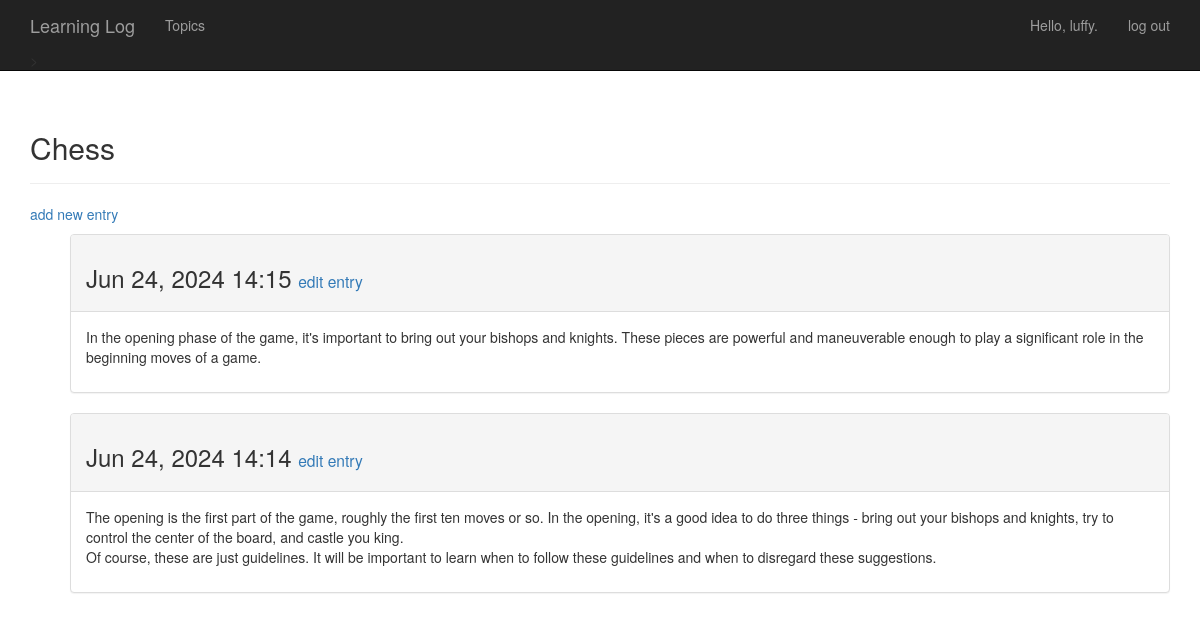
The page /topics/1/ (signed in) on the database its author committed.
### learning_logs/models.py (models this page shows, shortened)
class Topic(models.Model):
    text = models.CharField(max_length=200)
    date_added = models.DateTimeField(auto_now_add=True)
    owner = models.ForeignKey(User, on_delete=models.DO_NOTHING)
    def __str__(self):
        return self.text

class Entry(models.Model):
    topic = models.ForeignKey(Topic, on_delete=models.DO_NOTHING)
    text = models.TextField()
    date_added = models.DateTimeField(auto_now_add=True)
    class Meta:
        verbose_name_plural = 'entries'

### learning_logs/views.py (the view)
# urls.py: re_path(r'^topics/(?P<topic_id>\d+)/$', views.topic, name='topic'),
@login_required
def topic(request, topic_id):
    topic = Topic.objects.get(id=topic_id)
    if topic.owner != request.user:
        raise Http404
    entries = topic.entry_set.order_by('-date_added')
    context = {'topic': topic, 'entries': entries}
    return render(request, 'learning_logs/topic.html', context)

### learning_logs/templates/learning_logs/topic.html
{% extends 'learning_logs/base.html' %}
{% block header %}
    <h2>{{ topic }}</h2>
{% endblock header %}
{% block content %}
    <p>
        <a href="{% url 'learning_logs:new_entry' topic.id %}">add new entry</a>
    </p>
    <ul>
    {% for entry in entries %}
        <div class="panel panel-default">
            <div class="panel-heading">
                <h3>
                    {{ entry.date_added|date:'M d, Y H:i' }}
                    <small>
                        <a href="{% url 'learning_logs:edit_entry' entry.id %}">
                            edit entry
                        </a>
                    </small>
                </h3>
            </div>
            <div class="panel-body">
                {{ entry.text|linebreaks }}
            </div>
        </div>
    {% empty %}
            There are no entries for this topic yet.
    {% endfor %}
    </ul>
{% endblock content %}

### learning_logs/templates/learning_logs/base.html (shortened to what this page needs)
{% load bootstrap3 %}
<!DOCTYPE html>
<html lang="en">
<head>
    {% bootstrap_css %}
</head>
<body>
     <nav class="navbar navbar-default navbar-inverse navbar-static-top">
        <div class="container">
            <div class="navbar-header">
                <a class="navbar-brand" href="{% url 'learning_logs:index' %}">
                    Learning Log
                </a>
            </div>
            <div id="navbar" class="navbar-collapse collapse">
                <ul class="nav navbar-nav">
                    <li><a href="{% url 'learning_logs:topics' %}">Topics</a></li>
                </ul>
                <ul class="nav navbar-nav navbar-right">
                    {% if user.is_authenticated %}
                        <li><a>Hello, {{ user.username }}.</a></li>
                        <li><a href="{% url 'users:logout' %}">log out</a></li>
                    {% else %}
                        <li><a href="{% url 'users:register' %}">register</a></li>
                        <li><a href="{% url 'users:login' %}">log in</a></li>
                    {% endif %}
                </ul>
            </div> >
        </div>
     </nav>
     <div class="container">
        <div class="page-header">
            {% block header %}{% endblock header %}
        </div>
        <div>
            {% block content %}{% endblock content %}
        </div>
     </div>
</body>
</html>

### rows shown on the page
Topic: text "Chess"
Entry: date_added "Jun 24, 2024 14:15", text "In the opening phase of the game, it's important to bring out your bishops and knights. These pieces are powerful and maneuverable enough to play a significant role in the beginning moves of a game."
Entry: date_added "Jun 24, 2024 14:14", text "The opening is the first part of the game, roughly the first ten moves or so. In the opening, it's a good idea to do three things - bring out your bishops and knights, try to control the center of the board, and castle you king. Of course, these are just guidelines. It will be important to learn when to follow these guidelines and when to disregard these suggestions."

### other values the page prints
{{ user.username }} "luffy"
